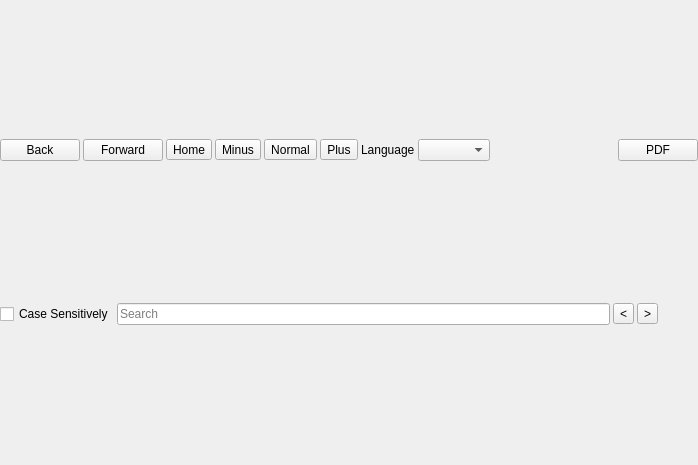
<?xml version="1.0" encoding="UTF-8"?>
<ui version="4.0">
 <class>HelpForm</class>
 <widget class="QWidget" name="HelpForm">
  <property name="geometry">
   <rect>
    <x>0</x>
    <y>0</y>
    <width>698</width>
    <height>465</height>
   </rect>
  </property>
  <property name="windowTitle">
   <string>Form</string>
  </property>
  <layout class="QVBoxLayout" name="verticalLayout_2">
   <property name="spacing">
    <number>3</number>
   </property>
   <property name="leftMargin">
    <number>0</number>
   </property>
   <property name="topMargin">
    <number>0</number>
   </property>
   <property name="rightMargin">
    <number>0</number>
   </property>
   <property name="bottomMargin">
    <number>0</number>
   </property>
   <item>
    <layout class="QHBoxLayout" name="horizontalLayout">
     <item>
      <widget class="QPushButton" name="pbBack">
       <property name="text">
        <string>Back</string>
       </property>
       <property name="icon">
        <iconset resource="res.qrc">
         <normaloff>:/katynko/svg/go-previous.svg</normaloff>:/katynko/svg/go-previous.svg</iconset>
       </property>
      </widget>
     </item>
     <item>
      <widget class="QPushButton" name="pbForward">
       <property name="text">
        <string>Forward</string>
       </property>
       <property name="icon">
        <iconset resource="res.qrc">
         <normaloff>:/katynko/svg/go-next.svg</normaloff>:/katynko/svg/go-next.svg</iconset>
       </property>
      </widget>
     </item>
     <item>
      <widget class="QToolButton" name="goHome">
       <property name="text">
        <string>Home</string>
       </property>
       <property name="icon">
        <iconset resource="res.qrc">
         <normaloff>:/katynko/svg/go-home.svg</normaloff>:/katynko/svg/go-home.svg</iconset>
       </property>
      </widget>
     </item>
     <item>
      <widget class="QToolButton" name="pbFontDec">
       <property name="text">
        <string>Minus</string>
       </property>
       <property name="icon">
        <iconset resource="res.qrc">
         <normaloff>:/katynko/svg/format-font-size-less.svg</normaloff>:/katynko/svg/format-font-size-less.svg</iconset>
       </property>
      </widget>
     </item>
     <item>
      <widget class="QToolButton" name="pbFontNorm">
       <property name="text">
        <string>Normal</string>
       </property>
       <property name="icon">
        <iconset resource="res.qrc">
         <normaloff>:/katynko/svg/format-font-size-normal.svg</normaloff>:/katynko/svg/format-font-size-normal.svg</iconset>
       </property>
      </widget>
     </item>
     <item>
      <widget class="QToolButton" name="pbFontInc">
       <property name="text">
        <string>Plus</string>
       </property>
       <property name="icon">
        <iconset resource="res.qrc">
         <normaloff>:/katynko/svg/format-font-size-more.svg</normaloff>:/katynko/svg/format-font-size-more.svg</iconset>
       </property>
      </widget>
     </item>
     <item>
      <widget class="QLabel" name="label">
       <property name="text">
        <string>Language</string>
       </property>
      </widget>
     </item>
     <item>
      <widget class="QComboBox" name="cbLang"/>
     </item>
     <item>
      <spacer name="horizontalSpacer">
       <property name="orientation">
        <enum>Qt::Horizontal</enum>
       </property>
       <property name="sizeHint" stdset="0">
        <size>
         <width>40</width>
         <height>20</height>
        </size>
       </property>
      </spacer>
     </item>
     <item>
      <widget class="QPushButton" name="pushButton">
       <property name="text">
        <string>PDF</string>
       </property>
       <property name="icon">
        <iconset resource="res.qrc">
         <normaloff>:/katynko/svg/application-pdf.svg</normaloff>:/katynko/svg/application-pdf.svg</iconset>
       </property>
      </widget>
     </item>
    </layout>
   </item>
   <item>
    <layout class="QVBoxLayout" name="vltWeb"/>
   </item>
   <item>
    <layout class="QHBoxLayout" name="horizontalLayout_27">
     <item>
      <widget class="QCheckBox" name="checkBox">
       <property name="text">
        <string>Case Sensitively</string>
       </property>
      </widget>
     </item>
     <item>
      <widget class="QLineEdit" name="leFindPteLog_2">
       <property name="placeholderText">
        <string>Search</string>
       </property>
       <property name="clearButtonEnabled">
        <bool>true</bool>
       </property>
      </widget>
     </item>
     <item>
      <widget class="QToolButton" name="toolButton_4">
       <property name="text">
        <string>&lt;</string>
       </property>
      </widget>
     </item>
     <item>
      <widget class="QToolButton" name="toolButton_6">
       <property name="text">
        <string>&gt;</string>
       </property>
      </widget>
     </item>
     <item>
      <spacer name="horizontalSpacer_30">
       <property name="orientation">
        <enum>Qt::Horizontal</enum>
       </property>
       <property name="sizeType">
        <enum>QSizePolicy::Preferred</enum>
       </property>
       <property name="sizeHint" stdset="0">
        <size>
         <width>40</width>
         <height>20</height>
        </size>
       </property>
      </spacer>
     </item>
    </layout>
   </item>
  </layout>
 </widget>
 <resources>
  <include location="res.qrc"/>
 </resources>
 <connections/>
</ui>
